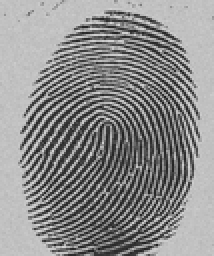
%> input picture 数字图像处理/参考实验/实验7-全局阈值和Otsu图像分割/Lab7/Fig1038(a)(noisy_fingerprint).tif, 107 x 128 px, shrunk from 798 x 958 before the run (shown 2 times larger)
$ octave main.m   (GNU Octave 9; MATLAB toolbox functions it lacks are replaced by stand-ins)
%> lines starting %> are read from the running program, lines starting %| are printed output that depends on the picture; in (x1, y1, x2, y2) boxes, pixels count from 0 and x2, y2 are one past the last pixel; in counts of white or black regions, pixels touching at a corner belong together; the program's own positions count from 1
### 数字图像处理/参考实验/实验7-全局阈值和Otsu图像分割/Lab7/global_thresholding.m
function ImgT = global_thresholding(Img)

%计算图片的直方图分量count(i)和尺寸
[count,~]=imhist(Img);
[row,col]=size(Img);
%计算图片的灰度平均值T，T将图片的灰度分为类C1和类C2
sum=0;
k=0;
for i=1:256
    sum=sum+count(i)*(i-1);
    k=k+count(i);
end
T=sum/k;
T=round(T);%四舍五入
flag=1;
deltaT = 0;%T值误差
%执行循环直至(T-(T1+T2)/2)小于deltaT，这里取1
times = 0;
while flag==1
    times = times + 1;
    %计算类C1的平均灰度值
    k1=0;
    sum1=0;
    for i=1:T+1
        sum1=sum1+count(i)*(i-1);
        k1=k1+count(i);
    end
    T1=sum1/k1;
    %T1=round(T1);

    %计算类C2的平均灰度值
    sum2=0;
    k2=0;
    for i=T+2:256
        sum2=sum2+count(i)*(i-1);
        k2=k2+count(i);
    end
    T2=sum2/k2;
    avgT = round((T1+T2)/2);
    %新的T值在误差范围内，退出循环
    if abs(T-avgT) <= deltaT
        flag=0;
    end
    T=avgT;
end

%将图片进行阈值为T的二分值分割
ImgT=Img;
for i=1:row
    for j=1:col
        if ImgT(i,j)>T
            ImgT(i,j)=255;
        else
            ImgT(i,j)=0;
        end
    end
end

end

### 数字图像处理/参考实验/实验7-全局阈值和Otsu图像分割/Lab7/optimum_thresholding.m
function I2 = optimum_thresholding(Img)
I =im2double(Img);
[M,N]=size(I);
pixels_all=M*N;
gray_all=0;
ICV_t=0;%最大方差

%计算图像平均灰度
for i=1:M
    for j=1:N
        gray_all=gray_all+I(i,j);
    end
end
all_ave=gray_all*255/pixels_all;


%t为阈值，把图像分为C1（>=t）与C2（<t）
for t=0:255                       %不断试探最优t值
    hui_A=0;
    hui_B=0;
    C1=0;
    C2=0;
    for i=1:M
        for j=1:N
            if (I(i,j)*255>=t)
                C1=C1+1;
                hui_A=hui_A+I(i,j);
            elseif (I(i,j)*255<t)
                C2=C2+1;
                hui_B=hui_B+I(i,j);
            end
        end
    end
    PC1=C1/pixels_all;
    PC2=C2/pixels_all;
    C1_ave=hui_A*255/C1;
    C2_ave=hui_B*255/C2;
    ICV=PC1*((C1_ave-all_ave)^2)+PC2*((C2_ave-all_ave)^2);  %Otsu算法
    if (ICV>ICV_t)                     %不断判断，得到最大方差
        ICV_t=ICV;
        k=t;                           %得到最大方差的最优阈值
    end
end
k
%将图片进行阈值为k的二分值分割
I2 = uint8(I*255);%还原像素范围为0-255
for i=1:M
    for j=1:N
        if I2(i,j)>=k
            I2(i,j)=255;
        else
            I2(i,j)=0;
        end
    end
end
end

### 数字图像处理/参考实验/实验7-全局阈值和Otsu图像分割/Lab7/main.m
%% 全局阈值处理
filepath1 = 'Fig1038(a)(noisy_fingerprint).tif';
% 读取图片
Img=imread(filepath1);
%> Img is the input picture: size 128x107 uint8; min 26, max 221, mean 140
% 处理
ImgT = global_thresholding(Img);
%> in global_thresholding, `[count,~]=imhist(Img);`: count = 256 values, max 618 at index 194, min 0 at index 1, mean 53.5
%> the loop in global_thresholding, `for i=1:256` made 256 passes
%> (sum, k) on passes 1 to 3: (0, 0), (0, 0), (0, 0)
%> after the loop in global_thresholding, `for i=1:256`: k = 13696; sum = 1916962
%> in global_thresholding, `T=sum/k;`: T = 140
%> the loop in global_thresholding, `while flag==1` made 4 passes
%> (T1, T2, avgT, T) on passes 1 to 4: (79.39, 184.8, 132, 132), (75.53, 182.7, 129, 129), (74.39, 182, 128, 128), (73.85, 181.7, 128, 128)
%> after the loop in global_thresholding, `while flag==1`: flag = 0; times = 4
%> after the loop in global_thresholding, `for i=1:row`:
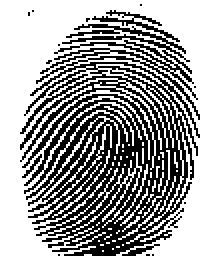
%> ImgT: size 128x107 uint8 (shown 2 times larger); 61.3% white; black in thin lines or dots, all inside (x1, y1, x2, y2) = (10, 2, 100, 128)
% 显示图片
subplot(1,2,1),imshow(Img);title('The original');
subplot(1,2,2),imshow(ImgT);title('After global thresholding');
figure;plot(x,count);axis([0,255,0,25000]);title('Intensity Histogram');
%> (this line was passed over: x is not available in this run)
%% 对比全局和Otsu
filepath2 = 'Fig1039(a)(polymersomes).tif';
% 读取图片
Img2=imread(filepath2);
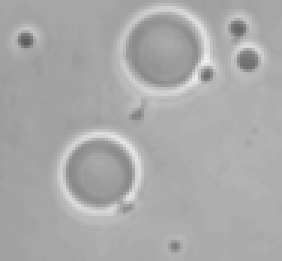
%> input picture 数字图像处理/参考实验/实验7-全局阈值和Otsu图像分割/Lab7/Fig1039(a)(polymersomes).tif, 94 x 87 px, shrunk from 702 x 648 before the run (shown 3 times larger)
%> Img2 is the input picture: size 87x94 uint8; min 92, max 242, mean 169.6
% 分别进行处理全局和Otsu
I1 = global_thresholding(Img2);
%> in global_thresholding (call 2), `[count,~]=imhist(Img);`: count = 256 values, max 911 at index 163, min 0 at index 1, mean 31.95
%> after the loop in global_thresholding (call 2), `for i=1:256`: k = 8178; sum = 1387038
%> in global_thresholding (call 2), `T=sum/k;`: T = 169.6
%> in global_thresholding (call 2), `T=round(T);`: T = 170
%> the loop in global_thresholding (call 2), `while flag==1` made 2 passes
%> (T1, T2, avgT, T) on passes 1 to 2: (161.5, 180, 171, 171), (161.9, 180.7, 171, 171)
%> after the loop in global_thresholding (call 2), `while flag==1`: times = 2
%> after the loop in global_thresholding (call 2), `for i=1:row`:
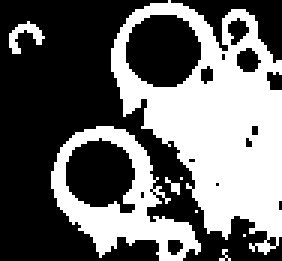
%> ImgT: size 87x94 uint8 (shown 3 times larger); 40.9% white; 8 white regions (5 under 20 px), largest, box (x1, y1, x2, y2) and area: (37, 0, 94, 85) 2434, (17, 42, 67, 87) 834, (3, 7, 15, 18) 55
I2 = optimum_thresholding(Img2);
%> after the loop in optimum_thresholding, `for i=1:M`: gray_all = 5439.4
%> in optimum_thresholding, `all_ave=gray_all*255/pixels_all;`: all_ave = 169.6
%> after the loop in optimum_thresholding, `for t=0:255`: ICV_t = 88.85; k = 182
%> after the loop in optimum_thresholding, `for i=1:M`:
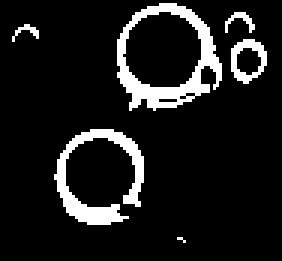
%> I2: size 87x94 uint8 (shown 3 times larger); 10.7% white; 6 white regions (2 under 20 px), largest, box (x1, y1, x2, y2) and area: (39, 1, 74, 37) 414, (18, 43, 48, 75) 324, (77, 13, 89, 28) 84, (75, 4, 85, 11) 27
% 显示图片
subplot(221);imshow(Img2);title('The original');
subplot(222);imhist(Img2);title('Intensity Histogram');
subplot(223);imshow(I1);title('After Global Thresholding');
subplot(224);imshow(I2);title('After Optimum Thresholding');
%> after `title('After Optimum Thresholding')`:
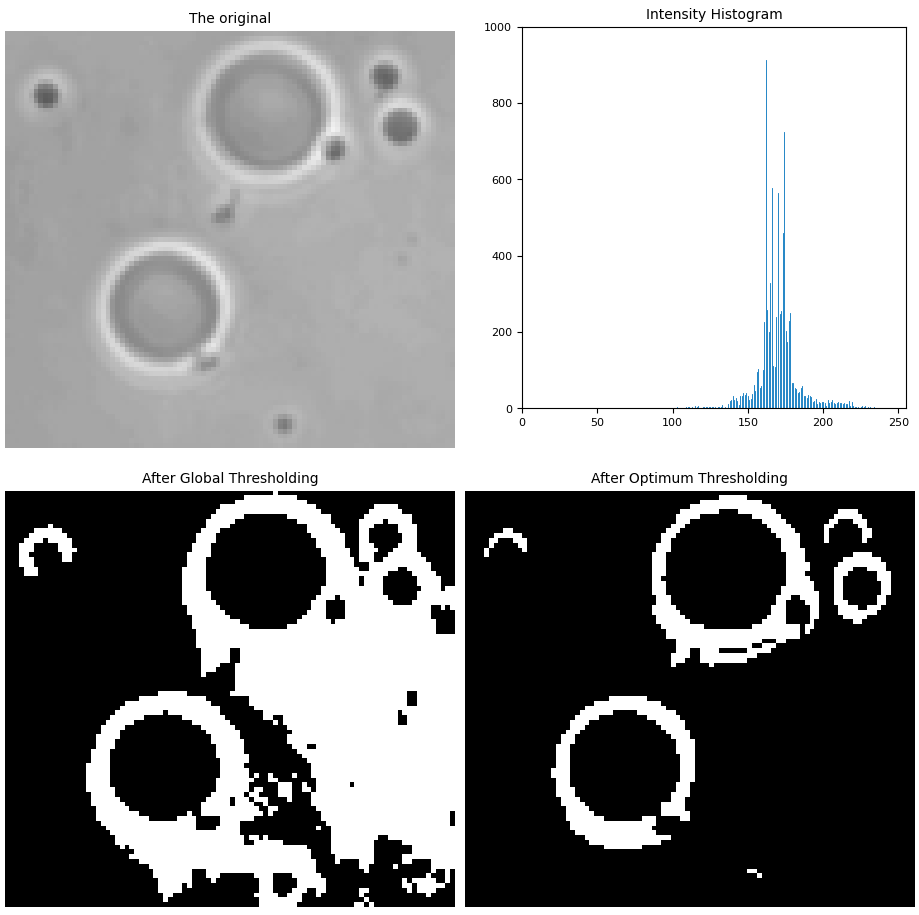
%> figure redrawn from the program's plot data, 4 panels
